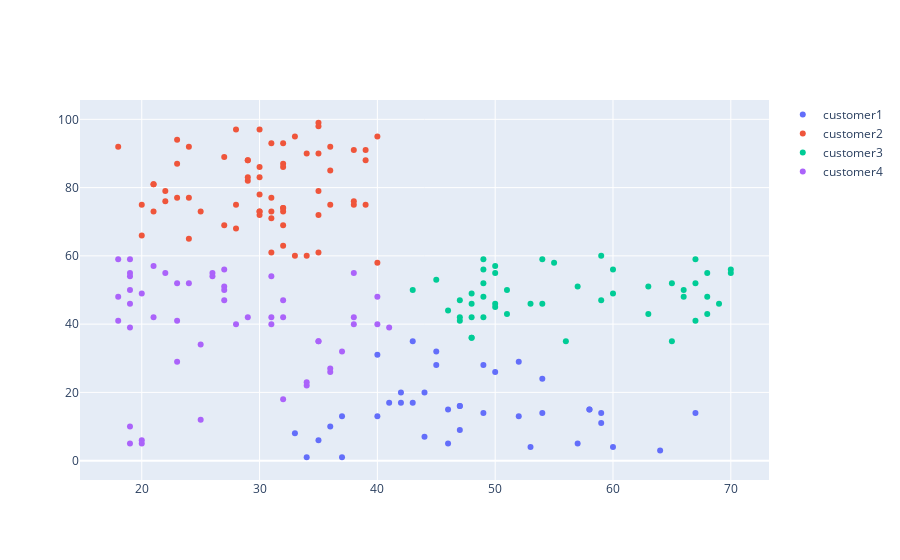

The notebook cell saved with this chart:
### Markdown cell above
#### Ploting the segmented graph

### Code cell
fig=go.Figure()
fig.add_trace(
    go.Scatter(
        x=df1['Age'],
        y=df1['Spending Score (1-100)'],
        mode="markers",
        name="customer1"
    ))
fig.add_trace(
    go.Scatter(
        x=df2['Age'],
        y=df2['Spending Score (1-100)'],
        mode="markers",
        name="customer2"
    ))
fig.add_trace(
    go.Scatter(
        x=df3['Age'],
        y=df3['Spending Score (1-100)'],
        mode="markers",
        name="customer3"
    ))
fig.add_trace(
    go.Scatter(
        x=df4['Age'],
        y=df4['Spending Score (1-100)'],
        mode="markers",
        name="customer4"
    ))


fig.show()

### Figure 1 — Plotly figure (JSON) as saved in the notebook; plotly's stock layout.template omitted (floating-point values rounded to 4 significant figures)
{"data": [{"mode": "markers", "name": "customer1", "type": "scatter", "x": [35, 64, 67, 58, 37, 52, 46, 54, 45, 40, 60, 53, 49, 42, 49, 43, 59, 47, 44, 57, 43, 44, 47, 37, 34, 50, 42, 40, 36, 52, 58, 59, 46, 54, 41, 33, 47, 45], "y": [6, 3, 14, 15, 13, 29, 5, 14, 32, 31, 4, 4, 14, 17, 28, 35, 11, 9, 7, 5, 17, 20, 16, 1, 1, 26, 20, 13, 10, 13, 15, 14, 15, 24, 17, 8, 16, 28]}, {"mode": "markers", "name": "customer2", "type": "scatter", "x": [21, 23, 22, 23, 30, 35, 24, 22, 20, 35, 25, 31, 29, 35, 23, 21, 18, 21, 30, 20, 24, 31, 24, 33, 34, 40, 39, 31, 40, 38, 39, 31, 29, 32, 35, 32, 32, 28, 32, 34, 39, 38, 27, 30, 30, 29, 31, 36, 33, 32, 28, 36, 30, 27, 35, 32, 29, 30, 28, 36, 32, 38, 35, 32, 30], "y": [81, 77, 76, 94, 72, 99, 77, 79, 66, 98, 73, 73, 82, 61, 87, 73, 92, 81, 73, 75, 92, 61, 65, 60, 60, 58, 91, 77, 95, 75, 75, 71, 88, 73, 72, 93, 87, 97, 74, 90, 88, 76, 89, 78, 73, 83, 93, 75, 95, 63, 75, 92, 86, 69, 90, 86, 88, 97, 68, 85, 69, 91, 79, 74, 83]}, {"mode": "markers", "name": "customer3", "type": "scatter", "x": [65, 48, 50, 49, 59, 50, 47, 51, 69, 53, 70, 67, 54, 63, 43, 68, 70, 47, 60, 60, 59, 45, 49, 57, 67, 46, 48, 55, 50, 68, 48, 47, 48, 49, 67, 49, 66, 54, 68, 66, 65, 63, 49, 51, 50, 48, 56], "y": [35, 36, 55, 52, 60, 45, 41, 50, 46, 46, 56, 52, 59, 51, 50, 48, 55, 42, 49, 56, 47, 53, 42, 51, 41, 44, 46, 58, 46, 55, 49, 47, 42, 48, 59, 56, 50, 46, 43, 48, 52, 43, 59, 43, 57, 36, 35]}, {"mode": "markers", "name": "customer4", "type": "scatter", "x": [19, 20, 31, 35, 35, 36, 27, 29, 31, 31, 27, 19, 18, 19, 32, 26, 40, 23, 38, 21, 22, 18, 40, 32, 24, 27, 20, 23, 26, 21, 19, 38, 19, 18, 19, 27, 38, 23, 25, 20, 19, 28, 25, 34, 19, 36, 37, 41, 34, 32], "y": [39, 6, 40, 35, 35, 26, 47, 42, 42, 54, 51, 55, 59, 59, 47, 54, 48, 52, 55, 57, 55, 41, 40, 42, 52, 50, 49, 41, 55, 42, 54, 42, 46, 48, 50, 56, 40, 29, 34, 5, 10, 40, 12, 22, 5, 27, 32, 39, 23, 18]}], "layout": {}}
